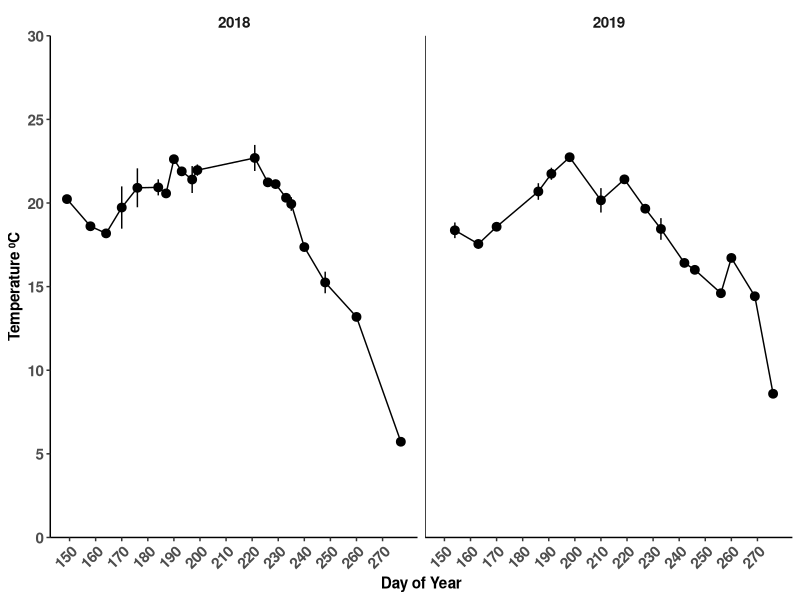

Generate this figure with R:
#Fig S1 - Temperature from YSI 

#libraries
library(tidyverse)
library(lubridate)
library(here)

#YSI data

ysi_18 <- read_csv(here("data/raw_data", "BP_YSI_2018.csv"))

ysi_18 <- ysi_18 %>% mutate(DOY = yday(Date),
                            Year = year(Date)) %>%
  select(Year, DOY, Depth_m, Temperature, Conductivity,
         DO_sat, DO_mgL, pH)

ysi_18_means <- ysi_18 %>% group_by(Year, DOY) %>% 
  summarize_at(vars(Temperature, Conductivity,
                    DO_sat, DO_mgL, pH), list(~mean(.), ~sd(.)))

ysi_19 <- read_csv(here("data/raw_data", "BP_YSI_2019.csv")) 

## using lubridate's parser to convert date from a character format 
Date2019 <- c("03-Jun-19", "03-Jun-19", "03-Jun-19")
dmy(Date2019) 
ysi_19$Date %>% as_date(ysi_19$Date)
ysi_19 <- ysi_19 %>% mutate(Date = dmy(Date))

ysi_19 <- ysi_19 %>% mutate(DOY = yday(Date),
                            Year = year(Date)) %>%
  select(Year, DOY, Depth_m, Temperature, Conductivity,
         DO_sat, DO_mgL, pH)

ysi_19_means <- ysi_19 %>% group_by(Year, DOY) %>% 
  summarize_at(vars(Temperature, Conductivity,
                    DO_sat, DO_mgL, pH), list(~mean(.), ~sd(.)))

ysi_all <- rbind(ysi_18_means, ysi_19_means)


#Figure

ggplot(ysi_all, aes(x = DOY, y = Temperature_mean, 
                         ymin = Temperature_mean - Temperature_sd, 
                         ymax = Temperature_mean + Temperature_sd)) +
  geom_pointrange() + scale_x_continuous(breaks = seq(150, 275, 10)) +
  geom_line() + 
  scale_y_continuous(breaks = seq(0, 30, 5), limits = c(0,30), expand = c(0,0)) +
  facet_wrap(~Year) + 
  xlab("Day of Year") + ylab("Temperature ⁰C")+
  theme_classic()+
  theme(axis.text.x = element_text(angle=45, hjust=1, vjust=1, face = "bold", size = 11)) +
  theme(axis.text.y = element_text(face = "bold", size = 11))+
  theme(axis.title.x = element_text(face = "bold", size =11))+
  theme(axis.title.y = element_text(face = "bold", size = 11)) + 
  theme(strip.background = element_blank(),
        strip.text.x = element_text(face = "bold", size = 11)) + 
  annotate("segment", x=-Inf, xend=-Inf, y=-Inf, yend=Inf)

